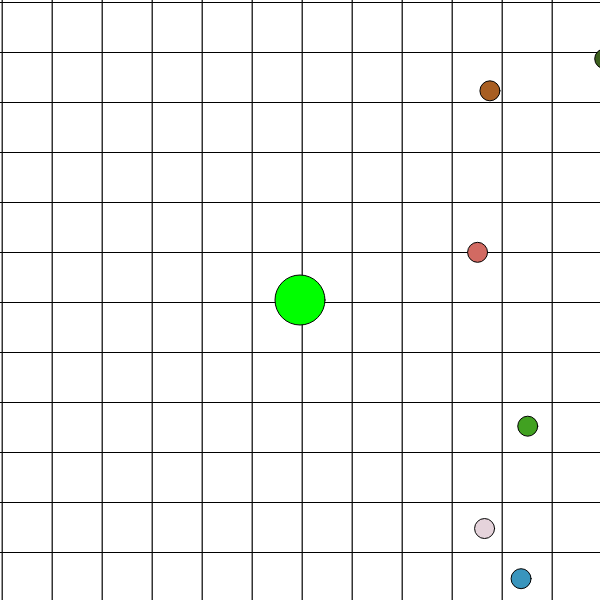
Frame 1 (no input)
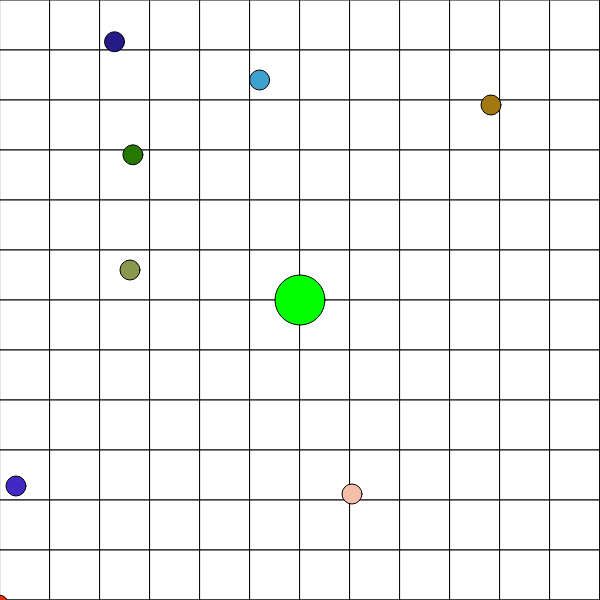
Frame 60 (no input)
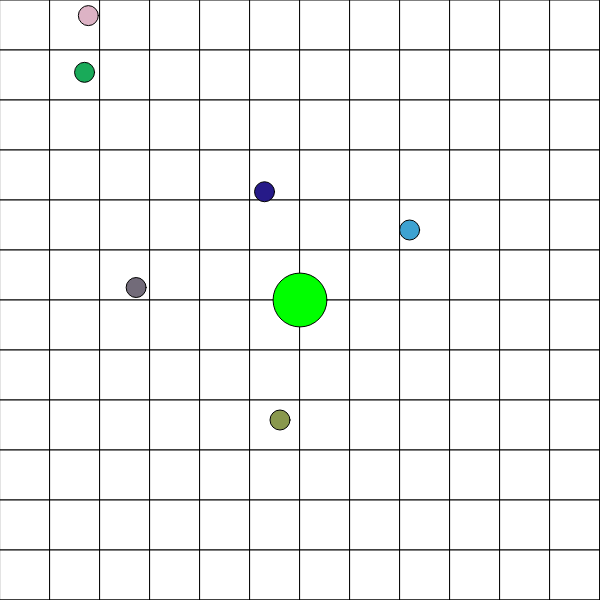
Frame 120 (the mouse pressed at the canvas centre since frame 60)

The p5.js sketch that drew these frames (run headless with seeded random() and noise() and a simulated clock; from frame 60 on, the mouse is pressed at the canvas centre):

// p5.js sketch
// ── sketch.js
const width = 600;
const height = 600;

const speed = 5;

// player variables
var posX;
var posY;
var posRasX;
var posRasY;
var playerRadius = 50;
var multi = 2;
var toobig = 125;

// coin variables/arrays
var coinNum = 300;
var coinsX = [];
var coinsY = [];
var coinsRadius = 20;

var coinColor = [];

// enemy variables/arrays
var enemyNum = 10;
var enemyX = [];
var enemyY = [];
var enemyRadius = [];

var enemyColor = [];

function setup() {
  background(200)
  createCanvas(width, height);

  posX = 0;
  posY = 0;

  posRasX = 0;
  posRasY = 0;
  for (var i = 0; i < coinNum; i++) {
    append(coinsX, random(-2000, 2000));
    append(coinsY, random(-2000, 2000));
    append(coinColor, [random(255), random(255), random(255)]);
    append(enemyRadius, int(random(50, 150)));
  }
  for (var i = 0; i < enemyNum; i++) {
    append(enemyX, random(-2000, 2000));
    append(enemyY, random(-2000, 2000));
    append(enemyColor, [random(255), random(255), random(255)]);
  }
}  

function draw() {
  background(200);
  raycast(width/2, height/2, mouseX, mouseY)
  //console.log("x = ", raycastX, "y = ", raycastY)

  //updating posX/posY with raycasting
  posX -= raycastY * speed;
  posY -= raycastX * speed;

  posRasY -= raycastX * speed;
  posRasX -= raycastY * speed;
  
  if (posRasX > 50) {
    posRasX -= 50;
  }
  if (posRasX < 0) {
    posRasX += 50;
  }
  if (posRasY > 50) {
    posRasY -= 50;
  }
  if (posRasY < 0) {
    posRasY += 50;
  }
  //rect(50-posRasX,50-posRasY,50,50);
  for (var i = 0; i < (width/50)+1; i ++) { // grid tekenen/bewegen
    for (var j = 0; j < (height/50)+1; j ++) {
      fill(255)
      rect((i*50)-posRasX, (j*50)-posRasY, 50, 50);
    }
  } 

/*  for (horizontalSpacing = 0; horizontalSpacing < width; i += 50) {
    line()
  }*/

  for (var i = 0; i < coinNum; i++) {
    fill(coinColor[i][0], coinColor[i][1], coinColor[i][2]);
    circle(coinsX[i] - posX, coinsY[i] - posY, coinsRadius);
  }
  for (var i = 0; i < coinNum; i++) {
    if (dist(width/2, height/2, coinsX[i] - posX, coinsY[i] - posY) < playerRadius / 2) {
      coinsX[i] = int(random(-2000, 2000) + posX);
      coinsY[i] = int(random(-2000, 2000) + posY);
      playerRadius = sqrt((((((playerRadius / 2) * (playerRadius / 2)) * Math.PI) + ((coinsRadius / 2) * (coinsRadius / 2)) * Math.PI)) / Math.PI) * 2; //sorry voor deze abomination van een regel code, luuk's fout
    }
  }

  for (var i = 0; i < enemyNum; i++) {
    fill(enemyColor[i][0], enemyColor[i][1], enemyColor[i][2]);
    circle(enemyX[i] - posX, enemyY[i] - posY, enemyRadius[i]);
    fill(0);
    text(i, enemyX[i] - posX, enemyY[i] - posY);
  }
  for (var i = 0; i < enemyNum; i++) {  
    if (dist(width/2, height/2, enemyX[i] - posX, enemyY[i] - posY) < playerRadius / 2 && playerRadius > enemyRadius[i]) {
      enemyX[i] = int(random(-2000, 2000) + posX);
      enemyY[i] = int(random(-2000, 2000) + posY);
      playerRadius = sqrt((((((playerRadius / 2) * (playerRadius / 2)) * Math.PI) + ((enemyRadius[i] / 2) * (enemyRadius[i] / 2)) * Math.PI)) / Math.PI) * 2; //sorry voor deze abomination van een regel code, luuk's fout
      enemyRadius[i] = int(random(50, 150));
    }
  }
  for (var i = 0; i < enemyNum; i++) {
    if(dist(width/2, height/2, enemyX[i] - posX, enemyY[i] - posY) < enemyRadius[i] / 2 && enemyRadius[i] > playerRadius) {
      posX = 0;
      posY = 0;
      enemyRadius[i] = sqrt((((((playerRadius / 2) * (playerRadius / 2)) * Math.PI) + ((enemyRadius[i] / 2) * (enemyRadius[i] / 2)) * Math.PI)) / Math.PI) * 2; //sorry voor deze abomination van een regel code, luuk's fout
      playerRadius = 50;
    }
  }
  for (var i = 0; i < enemyNum; i++) {
    if (dist(width/2, width/2, enemyX[i] - posX, enemyY[i] - posY) > 2000) {
      enemyX[i] = int(random(-2000, 2000) + posX);
      enemyY[i] = int(random(-2000, 2000) + posY);
      enemyRadius[i] = int(random(50, 150));
    }
  }
  for (var i = 0; i < coinNum; i++) {
    if (dist(width/2, width/2, coinsX[i] - posX, coinsY[i] - posY) > 2000) {
      coinsX[i] = int(random(-2000, 2000) + posX);
      coinsY[i] = int(random(-2000, 2000) + posY);;
    }
  }

  fill(0, 255, 0);
  circle((width/2), (height/2), playerRadius);
  //console.log(posX, posY)
}
// ── drawing.js
function drawCircle(circleX, circleY, circleRadius, circleRed, circleGreen, circleBlue, circleName) {
  var circleColorDark = [circleRed - 30, circleGreen - 30, circleBlue - 30]
  for (var i = 0; i < circleColorDark; i++) { // making sure none of the circleColorDark values go below zero
    if (circleColorDark[i] < 0) {
      circleColorDark[i] = 0;
    }
  }

  strokeWeight(5);
  stroke(circleColorDark); // apply foodColorDark, this makes the border of the circle a slightly darker version of the original for style purposes
  fill(circleRed, circleGreen, circleBlue);
  circle(circleX, circleY, circleRadius);
  text(circleName, circleX - posX, circleY - posY)
  }
// ── eat.js
function eat(eaterX, eaterY, eaterRadius, eatenX, eatenY, eatenRadius){
  if (dist(eatenX, eatenY, eaterX, eatenY) < eaterRadius && eaterRadius > eatenRadius) {
    var newRadius = sqrt((((((eaterRadius / 2) * (eaterRadius / 2)) * Math.PI) + ((eatenRadius / 2) * (eatenRadius / 2)) * Math.PI)) / Math.PI) * 2; // increase size by volume
    return newRadius;
  } else {
    return null;
  }
}
// ── enemies.js
var preference = [360]; // variables voor kunos ai
var go;
var goMinus;
var goPlus;
var record;
var minusRecord;
var preferenceNumber;

function updateBots() {
  for (var i = 0; i < enemyX.length; i++) {
    for (var j = 0; j < 360; j++) {
      preference[j] = 0;
    }
    for (var j=0; j<enemyX.length; j++) {
      if (enemySize[i]<enemySize[i]) {
      //  preference[int(degrees(atan2(enemyX[i]-enemyX[i], enemyY[i]-enemyY[i]))+180)]+=10;
        piramid(int(degrees(atan2(enemyX[i]-enemyX[i], enemyY[i]-enemyY[i]))+180),(1000/dist(enemyX[i],enemyY[i],enemyX[i],enemyY[i])),int(1000/enemySize[i]));
      }
      if (enemySize[i]>=enemySize[i]) {
       // preference[int(degrees(atan2(enemyX[i]-enemyX[i], enemyY[i]-enemyY[i]))+180)]-=10;
        piramid(int(degrees(atan2(enemyX[i]-enemyX[i], enemyY[i]-enemyY[i]))+180),-(1000/dist(enemyX[i],enemyY[i],enemyX[i],enemyY[i])),int(1000/enemySize[i]));
      }
    }
    for(var j=0;j<coinsX.size();j++){
    //  preference[int(degrees(atan2(coinsX[i]-enemyX[i], coinsY[i]-enemyY[i]))+180)]+=1;
    }
    record=0;
    minusRecord=0;
    for(var j=0;j<360;j++){
      if(preference[j]>record){
        record=preference[j];
        go=j;
      }
    }
    raycast(0, 0, sin(radians(go))*50, sin(radians(go+90))*50);
    enemyX.set(i,enemyX[i]+(raycasty*(((1/(enemySize[i]/100))/2)+1)*2));
    enemyY.set(i,enemyY[i]+(raycastx*(((1/(enemySize[i]/100))/2)+1)*2));
    if (i==0) {
      noStroke();
      fill(0);
      for (var j=0; j<360; j++) {
        rect(j,100,1,preference[j]*-1);
      }
    }
    for (var j=0; j<enemyX.length; j++) {
      if (i!=j) {
        if (enemySize[i] > enemySize[i]) {
          if (dist(enemyX[i], enemyY[i], enemyX[j], enemyY[j])<enemySize[i]/2) {
            enemyRadius[i] = sqrt(((((enemyRadius[i]/2)*(enemyRadius[i]/2))*Math.PI+((enemyRadius[j]/2)*(enemyRadius[j]/2))*Math.PI)/Math.PI)*2);
            enemyX[j] = int(random(-2000, 2000) + posX);
            enemyY[j] = int(random(-2000, 2000) + posY);
          }
        }
      }
    }
  }
}

function priamid(number, strength, length){
  for(var i = 0; i < length; i++ ){
    minus(i,number);
    preference[preferenceNumber] += strength * (length - i);
  }
  for(var i=1;i<length; i++){
    plus(i,number);
    preference[preferenceNumber] += strength * (length - i);
  }
}

function plus(add, digit){
  preferenceNumber = digit;
  while(add > 0){
    preferenceNumber++;
    add--;
    if(preferenceNumber == 360){
      preferenceNumber = 0;
    }
  }
}
function minus(add, digit){
  preferenceNumber = digit;
  while(add > 0){
    preferenceNumber--;
    add--;
    if(preferenceNumber ==- 1){
      preferenceNumber = 359;
    }
  }
}

// ── enemyBot.js
var enemyYX = [];
var enemyYY = [];
var enemySize = [];
var ren = [];
var gen = [];
var ben = [];
var preference = [360];
var go;
var goMinus;
var goPlus;
var record;
var minusRecord;
function drawBots() {
  for (var i=0; i<enemyX.size(); i++) {
    stroke(ren.get(i)-30, gen.get(i)-30, ben.get(i)-30);
    strokeWeight(5);
    fill(ren.get(i), gen.get(i), ben.get(i));
    circle(enemyX.get(i)-posDrawX, enemyY.get(i)-posDrawY, enemySize.get(i));
    fill(0);
    text(i,enemyX.get(i)-posDrawX,enemyY.get(i)-posDrawY);
  }
}
function updateBots() {
  for (var i=0; i<enemyX.size(); i++) {
    for (var j=0; j<360; j++) {
      preference[j]=0;
    }
    for (var j=0; j<enemyX.size(); j++) {
      if (enemySize.get(j)<enemySize.get(i)) {
      //  preference[int(degrees(atan2(enemyX.get(j)-enemyX.get(i), enemyY.get(j)-enemyY.get(i)))+180)]+=10;
        piramid(int(degrees(atan2(enemyX.get(j)-enemyX.get(i), enemyY.get(j)-enemyY.get(i)))+180),(1000/dist(enemyX.get(i),enemyY.get(i),enemyX.get(j),enemyY.get(j))),int(1000/enemySize.get(j)));
      }
      if (enemySize.get(j)>=enemySize.get(i)) {
       // preference[int(degrees(atan2(enemyX.get(j)-enemyX.get(i), enemyY.get(j)-enemyY.get(i)))+180)]-=10;
        piramid(int(degrees(atan2(enemyX.get(j)-enemyX.get(i), enemyY.get(j)-enemyY.get(i)))+180),-(1000/dist(enemyX.get(i),enemyY.get(i),enemyX.get(j),enemyY.get(j))),int(1000/enemySize.get(j)));
      }
    }
    for(var j=0;j<coinsX.size();j++){
    //  preference[int(degrees(atan2(coinsX.get(j)-enemyX.get(i), coinsY.get(j)-enemyY.get(i)))+180)]+=1;
    }
    record=0;
    minusRecord=0;
    for(var j=0;j<360;j++){
      if(preference[j]>record){
        record=preference[j];
        go=j;
      }
    }
    raycast(0, 0, sin(radians(go))*50, sin(radians(go+90))*50);
    enemyX.set(i,enemyX.get(i)+(raycasty*(((1/(enemySize.get(i)/100))/2)+1)*2));
    enemyY.set(i,enemyY.get(i)+(raycastx*(((1/(enemySize.get(i)/100))/2)+1)*2));
    if (i==0) {
      noStroke();
      fill(0);
      for (var j=0; j<360; j++) {
        rect(j,100,1,preference[j]*-1);
      }
    }
    respawn();

    for (var j=0; j<coinsX.size(); j++) {
      if (dist(enemyX.get(i), enemyY.get(i), coinsX.get(j), coinsY.get(j))<enemySize.get(i)/2) {
        coinsX.remove(j);
        coinsY.remove(j);
        enemySize.set(i, enemySize.get(i)+1);
      }
    }
    for (var j=0; j<enemyX.size(); j++) {
      if (i!=j) {
        if (enemySize.get(i)>enemySize.get(j)) {
          if (dist(enemyX.get(i), enemyY.get(i), enemyX.get(j), enemyY.get(j))<enemySize.get(i)/2) {
            enemySize.set(i, sqrt((((enemySize.get(i)/2)*(enemySize.get(i)/2))*Math.PI+((enemySize.get(j)/2)*(enemySize.get(j)/2))*Math.PI)/Math.PI)*2);
            enemyX.remove(j);
            enemyY.remove(j);
            enemySize.remove(j);
            ren.remove(j);
            gen.remove(j);
            ben.remove(j);
            respawn();
          }
        }
      }
    }
  }
}
// ── food.js
function drawFood(foodX, foodY, foodRadius, foodRed, foodGreen, foodBlue) {
    var foodColorDark = [foodRed - 30, foodGreen - 30, foodBlue - 30]; // darken original coin color to make slightly darker border

    for (var i = 0; i < foodColorDark; i++) { // making sure none of the coinColorDark values go below zero
      if (coinColorDark[i] < 0) {
        coinColorDark[i] = 0;
      }
    }
    strokeWeight(5);
    stroke(foodColorDark); // apply foodColorDark, this makes the border of the circle a slightly darker version of the original for style purposes
    fill(foodRed, foodGreen, foodBlue);
    circle(foodX - posX, foodY - posY, foodRadius);
}
// ── preferBot.js
function priamid(number, strength, length){
    for(var i = 0; i < length; i++ ){
      minus(i,number);
      preference[preferenceNumber] += strength * (length - i);
    }
    for(var i=1;i<length; i++){
      plus(i,number);
      preference[preferenceNumber] += strength * (length - i);
    }
  }
  
  var preferenceNumber;
  function plus(add, digit){
    preferenceNumber = digit;
    while(add > 0){
      preferenceNumber++;
      add--;
      if(preferenceNumber == 360){
        preferenceNumber = 0;
      }
    }
  }
  function minus(add, digit){
    preferenceNumber = digit;
    while(add > 0){
      preferenceNumber--;
      add--;
      if(preferenceNumber ==- 1){
        preferenceNumber = 359;
      }
    }
  }
// ── raycast.js
var raycastX;
var raycastY;

function raycast(pointX, pointY, mouseX, mouseY) {
    var mouseDistX = pointX - mouseX;
    var mouseDistY = pointY - mouseY;

    if (mouseDistX > 0 && mouseDistY > 0) { // x greater, y greater
        raycastX = (mouseDistY / (mouseDistY + mouseDistX));
        raycastY = (mouseDistX / (mouseDistX + mouseDistY));

    } else if (mouseDistX > 0 && mouseDistY < 0) { // x greater, y smaller
        raycastX = (((mouseDistY * -1) / ((mouseDistY * -1) + mouseDistX)) * -1);
        raycastY = (mouseDistX / ((mouseDistY * -1) + mouseDistX));

    } else if (mouseDistX < 0 && mouseDistY > 0) { // x smaller, y greater
        raycastX = (mouseDistY / (mouseDistY + (mouseDistX * -1)));
        raycastY = (((mouseDistX * -1) / (mouseDistY + (mouseDistX * -1))) * -1);

    } else if (mouseDistX < 0 && mouseDistY < 0) { // x smaller, y smaller
        raycastX = ((mouseDistY/(mouseDistY + mouseDistX)) * -1);
        raycastY = ((mouseDistX / (mouseDistY + mouseDistX)) * -1);
    }
}
// ── respawn.js
function respawn(){
    while (enemyNumber > enimyX.size()) {
      ran1=randrandomom(-1000, 1000)+posX;
      ran2=(-1000, 1000)+posY;
      while(dist(posx,posy,ran1,ran2)<size/2){
        ran1=random(-1000, 1000)+posX;
        ran2=random(-1000, 1000)+posY;
      }
      enimX.append(ran1);
      enimY.append(ran2);
      enemySize.append(50+random(-10,10));
      run.append(random(255));
      gen.append(random(255));
      ben.append(random(255));
    }
  }
// ── style.css
script {
  margin: 0;
  padding: 0;
  height: 100%;
}

canvas {
  display: block;
}

body {
  height: 100%;
  overflow: hidden;
}

.menu {
  display: block;
  position: absolute;
  width: 100px;

}
.form {
  display: block;
  position: absolute;
  width: 100px;

}

#startBtn {
  position: fixed;
  display: block;
  top: 50%;
  left: 50%;
  /* width: 200px;
  height: 50px; */
  width: 200px;
  height: 24px;
  font-size: 20px;
  margin-left: -100px;
  margin-top: -12px;
  
}
